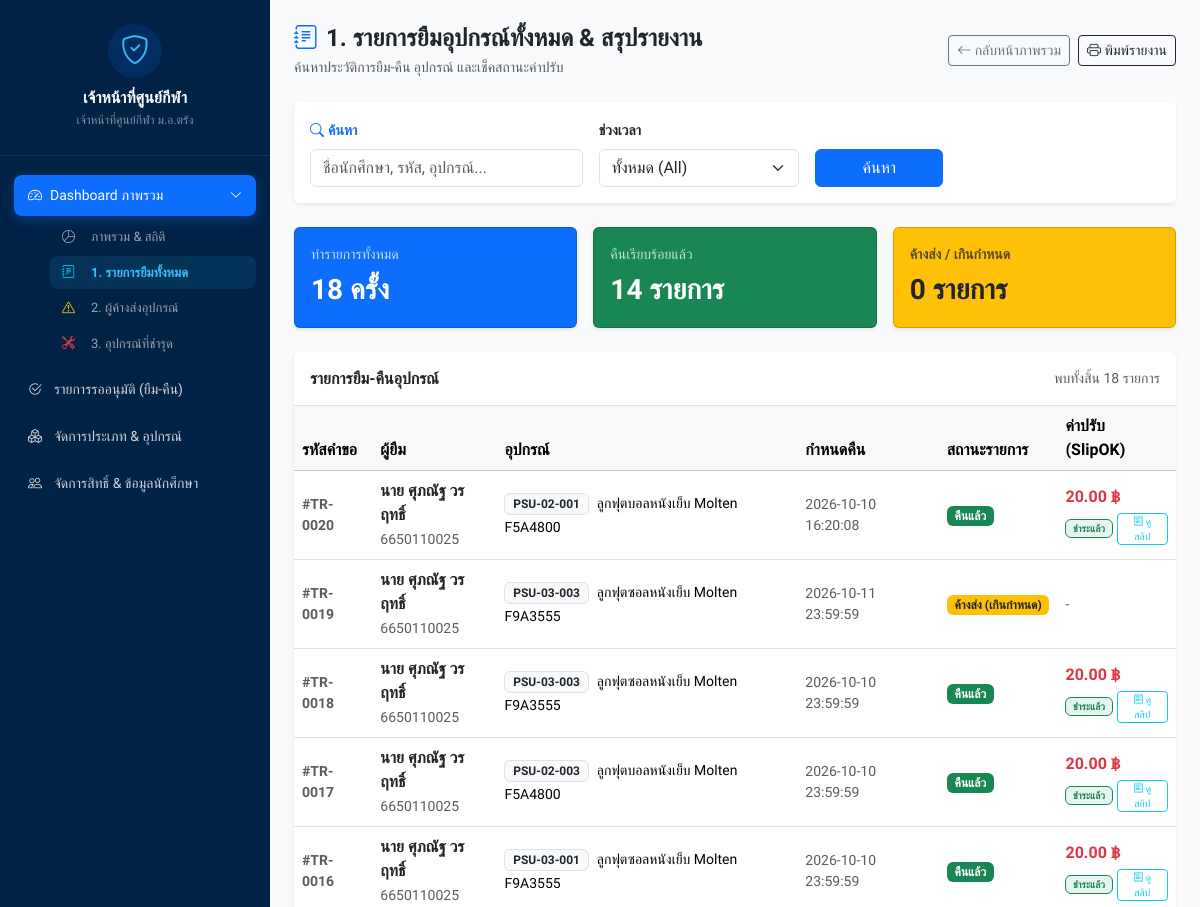
The page /admin/dashboard_borrows.php (signed in, upper part) on the database as committed earlier.
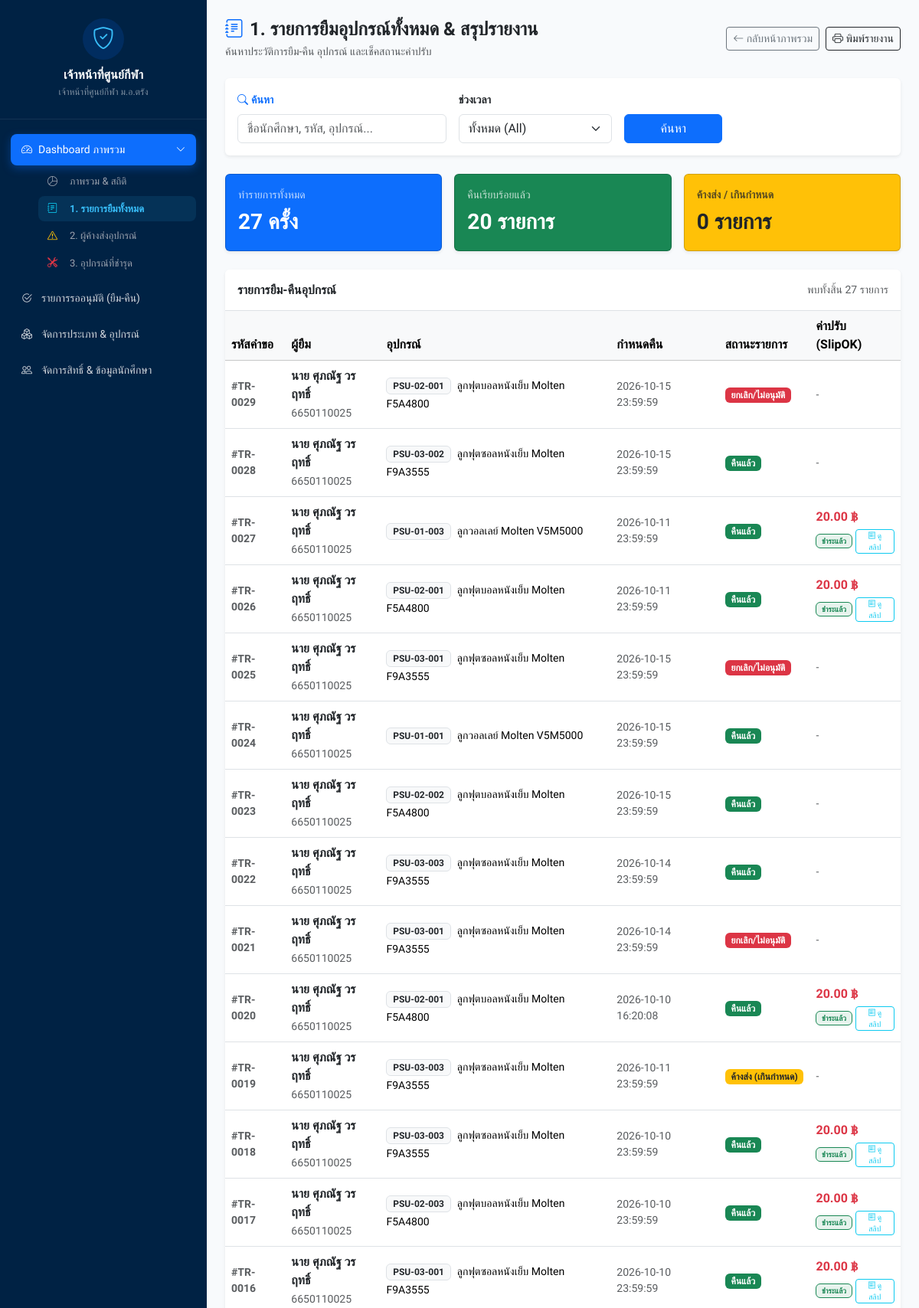
The same page on the database as committed later.
### tables this page shows
CREATE TABLE IF NOT EXISTS `transactions` (
  `trans_id` int(11) NOT NULL AUTO_INCREMENT,
  `eq_id` int(11) NOT NULL,
  `user_id` int(11) NOT NULL,
  `borrow_time` datetime NOT NULL,
  `due_time` datetime NOT NULL,
  `return_time` datetime DEFAULT NULL,
  `borrow_image` varchar(255) NOT NULL,
  `return_image` varchar(255) DEFAULT NULL,
  `trans_status` enum('pending_borrow','borrowed','pending_return','returned','overdue','rejected') NOT NULL DEFAULT 'pending_borrow',
  `analyze_damaged_status` enum('normal','damaged','pending') NOT NULL DEFAULT 'normal',
  `reject_reason` text DEFAULT NULL,
  `approve_by` int(11) DEFAULT NULL,
  `approve_datetime` datetime DEFAULT NULL,
  PRIMARY KEY (`trans_id`),
  KEY `eq_id` (`eq_id`),
  KEY `user_id` (`user_id`),
  CONSTRAINT `eq_id` FOREIGN KEY (`eq_id`) REFERENCES `sport_equipment` (`eq_id`) ON UPDATE CASCADE,
  CONSTRAINT `user_id` FOREIGN KEY (`user_id`) REFERENCES `user` (`user_id`) ON UPDATE CASCADE
);

CREATE TABLE IF NOT EXISTS `user` (
  `user_id` int(11) NOT NULL AUTO_INCREMENT,
  `line_user_id` varchar(255) DEFAULT NULL,
  `student_id` varchar(50) DEFAULT NULL,
  `full_name` varchar(255) DEFAULT NULL,
  `email` varchar(255) DEFAULT NULL,
  `gender` varchar(20) DEFAULT NULL,
  `national_id` varchar(13) DEFAULT NULL,
  `faculty` varchar(100) DEFAULT NULL,
  `campus` varchar(100) DEFAULT NULL,
  `role` enum('user','admin') DEFAULT 'user',
  `status` enum('active','inactive','graduated') DEFAULT 'active',
  `enrollment_year` int(4) DEFAULT NULL,
  `created_at` timestamp NOT NULL DEFAULT current_timestamp(),
  PRIMARY KEY (`user_id`),
  UNIQUE KEY `line_user_id` (`line_user_id`),
  UNIQUE KEY `psu_passport_id` (`student_id`) USING BTREE
);

CREATE TABLE IF NOT EXISTS `sport_equipment` (
  `eq_id` int(11) NOT NULL AUTO_INCREMENT,
  `category_id` int(11) DEFAULT NULL,
  `eq_code` varchar(255) DEFAULT '',
  `eq_name` varchar(255) DEFAULT '',
  `status` enum('avaliable','borrowed','damaged','maintenance','pending') NOT NULL DEFAULT 'avaliable',
  `created_at` timestamp NULL DEFAULT current_timestamp(),
  PRIMARY KEY (`eq_id`),
  KEY `category_id` (`category_id`),
  CONSTRAINT `category_id` FOREIGN KEY (`category_id`) REFERENCES `sport_categories` (`category_id`) ON UPDATE CASCADE
);

CREATE TABLE IF NOT EXISTS `equipment_fines` (
  `fine_id` int(11) NOT NULL AUTO_INCREMENT,
  `trans_id` int(11) NOT NULL,
  `price` decimal(10,2) NOT NULL,
  `slip_img` varchar(255) DEFAULT NULL,
  `payment_status` enum('unpaid','paid') NOT NULL DEFAULT 'unpaid',
  `slipok_status` enum('pending','verified','rejected') NOT NULL DEFAULT 'pending',
  `paid_time` datetime DEFAULT NULL,
  PRIMARY KEY (`fine_id`),
  KEY `trans_id` (`trans_id`),
  CONSTRAINT `trans_id` FOREIGN KEY (`trans_id`) REFERENCES `transactions` (`trans_id`) ON UPDATE CASCADE
);

### admin/dashboard_borrows.php (the view, shortened to what the rows shown need)
<?php
require_once '../config/db.php';
$conditions = [];
$params = [];
$whereClause = !empty($conditions) ? "WHERE " . implode(" AND ", $conditions) : "";
$stmtList = $pdo->prepare("
    SELECT t.*, u.full_name, u.student_id, e.eq_code, e.eq_name, f.price as fine_amount, f.payment_status, f.slip_img
    FROM transactions t
    LEFT JOIN user u ON t.user_id = u.user_id
    LEFT JOIN sport_equipment e ON t.eq_id = e.eq_id
    LEFT JOIN equipment_fines f ON t.trans_id = f.trans_id
    $whereClause
    ORDER BY t.trans_id DESC
");
$stmtList->execute($params);
$reportData = $stmtList->fetchAll(PDO::FETCH_ASSOC);
?>
<!DOCTYPE html>
<html lang="th">
<head>
</head>
<body class="d-flex">
    <?php include '../components/sidebar.php'; ?>
    <div class="flex-grow-1 p-4 main-content" style="background-color: #f8fafc; min-height: 100vh;">
        <div class="card p-0 overflow-hidden border-0 shadow-sm bg-white">
            <div class="table-responsive">
                <table class="table table-hover mb-0 align-middle">
                    <thead class="table-light text-secondary">
                        <tr>
                            <th>รหัสคำขอ</th>
                            <th>ผู้ยืม</th>
                            <th>อุปกรณ์</th>
                            <th>กำหนดคืน</th>
                            <th>สถานะรายการ</th>
                            <th>ค่าปรับ (SlipOK)</th>
                        </tr>
                    </thead>
                    <tbody>
                        <?php foreach ($reportData as $row):
                            $isOverdue = (!empty($row['due_time']) && strtotime($row['due_time']) < time() && empty($row['return_time']) && in_array($row['trans_status'], ['borrowed', 'overdue']));
                        ?>
                        <tr>
                            <td class="fw-semibold small text-muted">#TR-<?= str_pad($row['trans_id'], 4, '0', STR_PAD_LEFT) ?></td>
                            <td>
                                <div class="fw-bold text-dark"><?= htmlspecialchars($row['full_name'] ?? '-') ?></div>
                                <small class="text-muted"><?= htmlspecialchars($row['student_id'] ?? '-') ?></small>
                            </td>
                            <td>
                                <span class="badge bg-light text-dark border"><?= htmlspecialchars($row['eq_code'] ?? '-') ?></span>
                                <span class="ms-1 small"><?= htmlspecialchars($row['eq_name'] ?? '-') ?></span>
                            </td>
                            <td class="small <?= $isOverdue ? 'text-danger fw-bold' : 'text-muted' ?>">
                                <?= htmlspecialchars($row['due_time'] ?? '-') ?>
                            </td>
                            <td>
                                <?php
                                    if ($row['trans_status'] === 'returned') {
                                        echo '<span class="badge bg-success">คืนแล้ว</span>';
                                    } elseif ($row['trans_status'] === 'pending_return') {
                                        echo '<span class="badge bg-info text-dark">รออนุมัติคืน</span>';
                                    } elseif ($row['trans_status'] === 'overdue' || (!empty($row['due_time']) && strtotime($row['due_time']) < time() && empty($row['return_time']))) {
                                        echo '<span class="badge bg-warning text-dark">ค้างส่ง (เกินกำหนด)</span>';
                                    } elseif ($row['trans_status'] === 'borrowed') {
                                        echo '<span class="badge bg-primary">กำลังยืม</span>';
                                    } elseif ($row['trans_status'] === 'rejected') {
                                        echo '<span class="badge bg-danger">ยกเลิก/ไม่อนุมัติ</span>';
                                    } elseif ($row['trans_status'] === 'pending_borrow') {
                                        echo '<span class="badge bg-info text-dark">รออนุมัติยืม</span>';
                                    } else {
                                        echo '<span class="badge bg-secondary">' . htmlspecialchars($row['trans_status']) . '</span>';
                                    }
                                ?>
                            </td>
                            <td>
                                <?php if ($row['fine_amount'] > 0): ?>
                                    <div class="fw-bold text-danger"><?= number_format($row['fine_amount'], 2) ?> ฿</div>
                                    <div class="d-flex align-items-center mt-1 gap-1">
                                        <?php if ($row['payment_status'] === 'paid'): ?>
                                            <span class="badge bg-success bg-opacity-10 text-success border border-success" style="font-size: 10px;">ชำระแล้ว</span>
                                            <?php if (!empty($row['slip_img'])): ?>
                                                <button type="button" class="btn btn-sm btn-outline-info py-0 px-2 hide-print" style="font-size: 10px; border-radius: 4px;" onclick="viewSlipImage('<?= htmlspecialchars($row['slip_img']) ?>')">
                                                    <i class="bi bi-receipt"></i> ดูสลิป
                                                </button>
                                            <?php endif; ?>
                                        <?php else: ?>
                                            <span class="badge bg-danger bg-opacity-10 text-danger border border-danger" style="font-size: 10px;">ค้างชำระ</span>
                                        <?php endif; ?>
                                    </div>
                                <?php else: ?>
                                    <span class="text-muted small">-</span>
                                <?php endif; ?>
                            </td>
                        </tr>
                        <?php endforeach; ?>
                    </tbody>
                </table>
            </div>
        </div>
    </div>
</body>
</html>

Rows that differ between the two databases and show on the page:
added transactions: trans_id "0029", user.full_name "นาย ศุภณัฐ วรฤทธิ์", user.student_id "6650110025", eq.eq_code "PSU-02-001", eq.eq_name "ลูกฟุตบอลหนังเย็บ Molten F5A4800", due_time "2026-10-15 23:59:59", trans_status "ยกเลิก/ไม่อนุมัติ"
added transactions: trans_id "0028", user.full_name "นาย ศุภณัฐ วรฤทธิ์", user.student_id "6650110025", eq.eq_code "PSU-03-002", eq.eq_name "ลูกฟุตซอลหนังเย็บ Molten F9A3555", due_time "2026-10-15 23:59:59", trans_status "คืนแล้ว"
added transactions: trans_id "0027", user.full_name "นาย ศุภณัฐ วรฤทธิ์", user.student_id "6650110025", eq.eq_code "PSU-01-003", eq.eq_name "ลูกวอลเลย์ Molten V5M5000", due_time "2026-10-11 23:59:59", trans_status "คืนแล้ว", equipment_fines.price "20.00"
added transactions: trans_id "0026", user.full_name "นาย ศุภณัฐ วรฤทธิ์", user.student_id "6650110025", eq.eq_code "PSU-02-001", eq.eq_name "ลูกฟุตบอลหนังเย็บ Molten F5A4800", due_time "2026-10-11 23:59:59", trans_status "คืนแล้ว", equipment_fines.price "20.00"
added transactions: trans_id "0025", user.full_name "นาย ศุภณัฐ วรฤทธิ์", user.student_id "6650110025", eq.eq_code "PSU-03-001", eq.eq_name "ลูกฟุตซอลหนังเย็บ Molten F9A3555", due_time "2026-10-15 23:59:59", trans_status "ยกเลิก/ไม่อนุมัติ"
added transactions: trans_id "0024", user.full_name "นาย ศุภณัฐ วรฤทธิ์", user.student_id "6650110025", eq.eq_code "PSU-01-001", eq.eq_name "ลูกวอลเลย์ Molten V5M5000", due_time "2026-10-15 23:59:59", trans_status "คืนแล้ว"
added transactions: trans_id "0023", user.full_name "นาย ศุภณัฐ วรฤทธิ์", user.student_id "6650110025", eq.eq_code "PSU-02-002", eq.eq_name "ลูกฟุตบอลหนังเย็บ Molten F5A4800", due_time "2026-10-15 23:59:59", trans_status "คืนแล้ว"
added transactions: trans_id "0022", user.full_name "นาย ศุภณัฐ วรฤทธิ์", user.student_id "6650110025", eq.eq_code "PSU-03-003", eq.eq_name "ลูกฟุตซอลหนังเย็บ Molten F9A3555", due_time "2026-10-14 23:59:59", trans_status "คืนแล้ว"
added transactions: trans_id "0021", user.full_name "นาย ศุภณัฐ วรฤทธิ์", user.student_id "6650110025", eq.eq_code "PSU-03-001", eq.eq_name "ลูกฟุตซอลหนังเย็บ Molten F9A3555", due_time "2026-10-14 23:59:59", trans_status "ยกเลิก/ไม่อนุมัติ"
Other text that changed with them:
$summary['total_trans']: "18" → "27"
$summary['total_returned']: "14" → "20"
count($reportData): "18" → "27"
